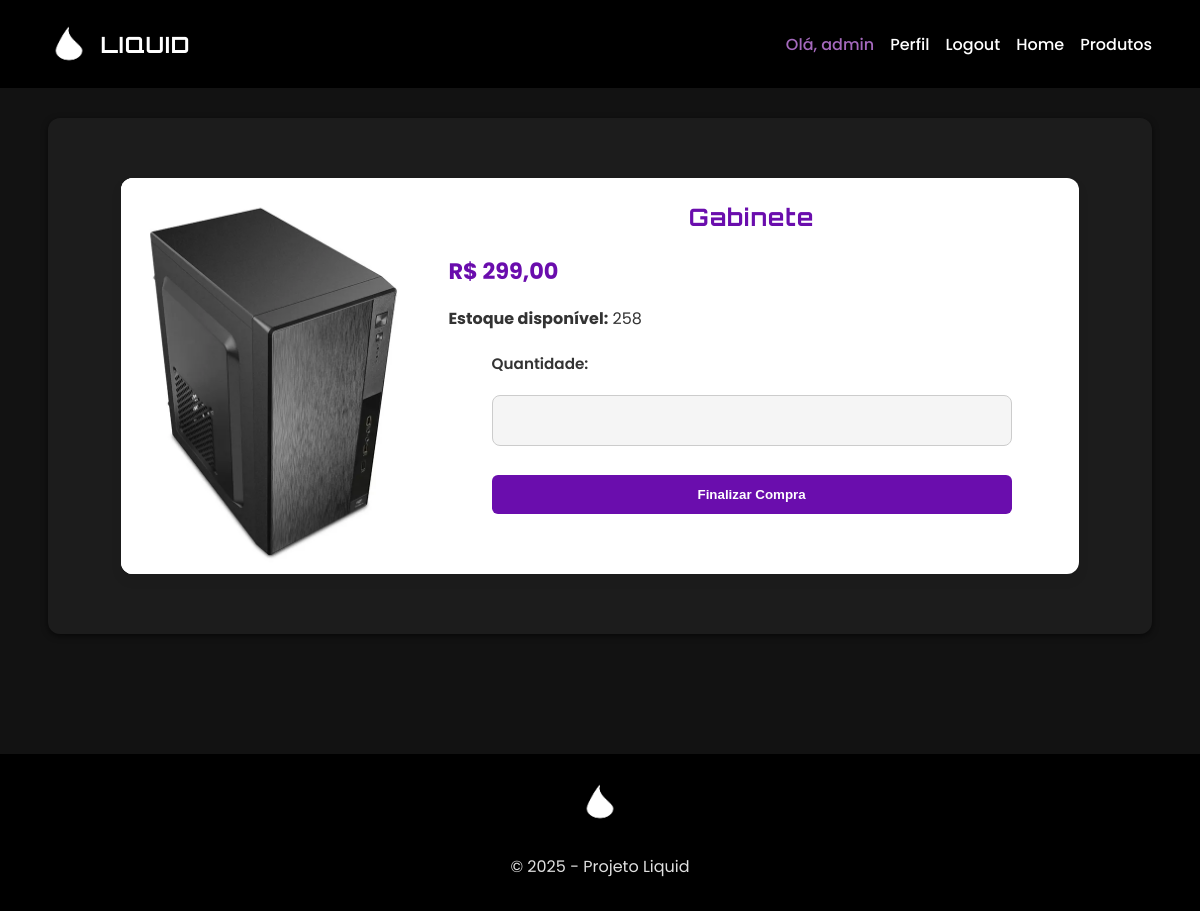
/compra/2/ (signed in), run on the app's committed database.
### app/models.py (models this page shows, shortened)
class BaseModel(models.Model):
    criado_em = models.DateTimeField(auto_now_add=True)
    atualizado_em = models.DateTimeField(auto_now=True)
    class Meta:
        abstract = True

class Pagina(BaseModel):
    nome_do_site = models.CharField(max_length=200)
    logo_do_site = models.ImageField(upload_to='logos/', blank=True, null=True)
    texto_chamada = models.CharField(max_length=200)
    subtitulo_chamada = models.CharField(max_length=200, blank=True, null=True)
    imagem_fundo = models.ImageField(upload_to='fundo/', blank=True, null=True)
    texto_sobre = models.TextField()
    imagem_sobre = models.ImageField(upload_to='sobre/', blank=True, null=True)
    endereco = models.CharField(max_length=200)
    email = models.EmailField()
    whatsapp = models.CharField(max_length=20)

class Produto(BaseModel):
    nome = models.CharField(max_length=200)
    estoque = models.PositiveIntegerField()
    preco = models.DecimalField(max_digits=10, decimal_places=2)
    descricao = models.TextField()
    foto = models.ImageField(upload_to='produtos/', blank=True, null=True)

### app/views.py (the view, shortened to what this page needs)
# urls.py: path("compra/<int:produto_id>/", views.compra, name="compra"),
@login_required
def compra(request, produto_id):
    produto = get_object_or_404(Produto, id=produto_id)
    return render(request, "compra.html", {"produto": produto})

### app/context_processors.py (called while the page is built)
def pagina_context(request):
    pagina = Pagina.objects.first()
    return {"pagina": pagina}

### app/templates/compra.html (shortened to what this page needs)
{% extends 'base.html' %}
{% block content %}
<div class="compra-container">
    <div class="compra-card">
        {% if produto.foto %}
        <div class="compra-img">
            <img src="{{ produto.foto.url }}" alt="{{ produto.nome }}">
        </div>
        {% endif %}
        <div class="compra-info">
            <h2>{{ produto.nome }}</h2>
            <p class="preco">R$ {{ produto.preco }}</p>
            <p><strong>Estoque disponível:</strong> {{ produto.estoque }}</p>
            <form method="post" class="form-card compra-form">
                <label for="quantidade">Quantidade:</label>
                <input type="number" id="quantidade" name="quantidade" min="1" max="{{ produto.estoque }}" required>
                <button type="submit" class="btn-primary">Finalizar Compra</button>
            </form>
        </div>
    </div>
</div>
{% endblock %}

### app/templates/base.html (shortened to what this page needs)
<!DOCTYPE html>
<html lang="pt-br">
<head>
    {% load static %}
    <link rel="stylesheet" href="{% static 'style.css' %}">
</head>
<body>
    <nav class="navbar">
        <div class="container">
            <a href="{% url 'index' %}" class="brand">
                {% if pagina.logo_do_site %}
                <img src="{{ pagina.logo_do_site.url }}" alt="Logo" class="logo">
                {% endif %}
                <span class="site-name">
                    {{ pagina.nome_do_site|default:" " }}
                </span>
            </a>
            <div class="menu">
                {% if user.is_authenticated %}
                <a><span class="user">Olá, {{ user.username }}</span></a>
                <a href="{% url 'perfil' %}">Perfil</a>
                <a href="{% url 'logout' %}" class="btn-logout">Logout</a>
                <a href="{% url 'index' %}">Home</a>
                <a href="{% url 'produtos' %}">Produtos</a>
                {% else %}
                <a href="{% url 'index' %}">Home</a>
                <a href="{% url 'produtos' %}">Produtos</a>
                <a href="{% url 'cadastro' %}">Cadastro</a>
                <a href="{% url 'login' %}" class="btn-login">Entrar</a>
                {% endif %}
            </div>
        </div>
    </nav>
    <main class="content-container">
        {% block content %}{% endblock %}
    </main>
    <footer>
        <div class="container">
            <img src="{{ pagina.logo_do_site.url }}" alt="Logo" class="logo">
            <p>&copy; 2025 - Projeto Liquid</p>
        </div>
    </footer>
</body>
</html>

### app/static/style.css (style rules this page uses)
*, *::before, *::after { box-sizing: border-box; }
html, body { height: 100%; }
body { font-family: 'Poppins', 'Segoe UI', Arial, sans-serif; background: #121212; color: #e0e0e0; margin: 0; padding: 0; }
h1, h2, h3, .navbar .brand { font-family: 'Orbitron', sans-serif; letter-spacing: 1px; color: #a569bd; }
.navbar .brand { font-size: 1.6rem; font-weight: 700; text-transform: uppercase; }
.container, .content-container { width: 92%; max-width: 1200px; margin: 0 auto; }
.content-container { margin-top: 30px; padding: 20px; background: #1c1c1c; border-radius: 12px; box-shadow: 0 2px 6px rgba(0,0,0,0.6); }
.navbar { background: #000; color: #fff; padding: 14px 0; }
.navbar .container { display: flex; justify-content: space-between; align-items: center; gap: 16px; }
.navbar .brand { font-weight: 700; font-size: 1.4rem; color: #fff; text-decoration: none; display: flex; align-items: center; gap: 10px; }
.navbar .menu { display: flex; flex-wrap: wrap; gap: 16px; }
.navbar .menu a { color: #fff; text-decoration: none; font-weight: 500; }
.navbar .user { color: #a569bd; }
.site-name { color: #fff; }
footer { background: #000; color: #fff; text-align: center; padding: 18px 0; margin-top: 120px; font-size: 0.9rem; }
p { margin-bottom: 14px; line-height: 1.6; font-size: 1rem; color: #e0e0e0; }
.card-body p, .compra-info p { color: #333; }
h1, h2, h3 { margin: 0 0 16px 0; }
.text-center h1, h2 { text-align: center; color: #a569bd; }
.btn, .btn-primary, .btn-success, .form-card button { display: inline-block; padding: 12px 20px; border-radius: 6px; text-decoration: none; font-weight: 700; transition: background 0.25s ease, transform 0.2s ease; background: #6a0dad; color: #fff; border: none; cursor: pointer; }
.preco { font-weight: 700; font-size: 1.1rem; color: #6a0dad; }
.form-card { background: #1c1c1c; padding: 26px; border-radius: 6px; box-shadow: 0 4px 12px rgba(0,0,0,0.6); max-width: 520px; margin: 36px auto; display: flex; flex-direction: column; gap: 14px; }
.form-card label { font-weight: 600; color: #a569bd; margin-bottom: 6px; font-size: 0.95rem; }
.form-card input, .form-card select, .form-card textarea { font-family: inherit; font-size: 1rem; color: #e0e0e0; background: #2a2a2a; padding: 12px; border: 1px solid #444; border-radius: 8px; transition: border-color 0.25s ease, box-shadow 0.25s ease, background 0.25s ease; width: 100%; }
.logo { height: 60px; width: auto; object-fit: contain; display: inline-block; }
.compra-container { width: 90%; max-width: 1000px; margin: 40px auto; }
.compra-card { display: flex; flex-wrap: wrap; background: #fff; border-radius: 12px; box-shadow: 0 6px 12px rgba(0,0,0,0.08); overflow: hidden; }
.compra-img { flex: 1; min-width: 280px; max-width: 400px; background: #fafafa; }
.compra-img img { width: 100%; height: 100%; object-fit: cover; }
.compra-info { flex: 2; padding: 24px; color: #333; }
.compra-info h2 { margin-bottom: 12px; color: #6a0dad; }
.compra-info .preco { font-size: 1.4rem; font-weight: bold; color: #6a0dad; margin-bottom: 10px; }
.compra-form { margin-top: 20px; background: transparent; box-shadow: none; padding: 0; }
.compra-form label { color: #333; font-weight: 600; }
.compra-form input { margin-bottom: 15px; background: #f5f5f5; color: #333; border: 1px solid #ccc; }

### data on the page
Pagina: logo_do_site (picture), nome_do_site "LIQUID"
Produto: foto (picture), nome "Gabinete", preco "299,00", estoque "258"

### other printed values
{{ user.username }} "admin"
